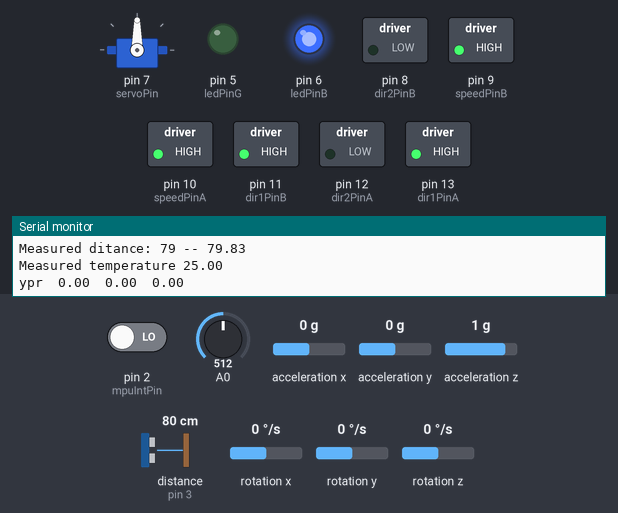
A sketch run on a simulated Arduino Uno, built with avr-gcc and run on an emulated ATmega328P. Parts: servo, switched loads named in the sketch (green lamp = pin HIGH), output pins drawn as LEDs (lit = HIGH), the last lines printed to the serial monitor. Wiring (inferred from the names in the program): ultrasonic range finder: trigger pin 4; echo pin 3. The inputs (shaded band) are chosen by the test bench; at power-on: distance to the obstacle (sensor on pin 3) 80 cm, acceleration x 0 g, pin 2 (mpuIntPin) LOW, A0 = 512, acceleration y 0 g, acceleration z 1 g, rotation x 0 °/s, rotation y 0 °/s, rotation z 0 °/s. The echo pulse lasts 58.3 µs per cm; the sensor or clock chip raises its interrupt line as the real part does; pins used as bus, display or sensor lines are not drawn.

Above: at 10.7 s.
10.8 s: distance to the obstacle (sensor on pin 3) set to 22 cm
13.8 s: distance to the obstacle (sensor on pin 3) set to 18 cm
At 14.2 s:
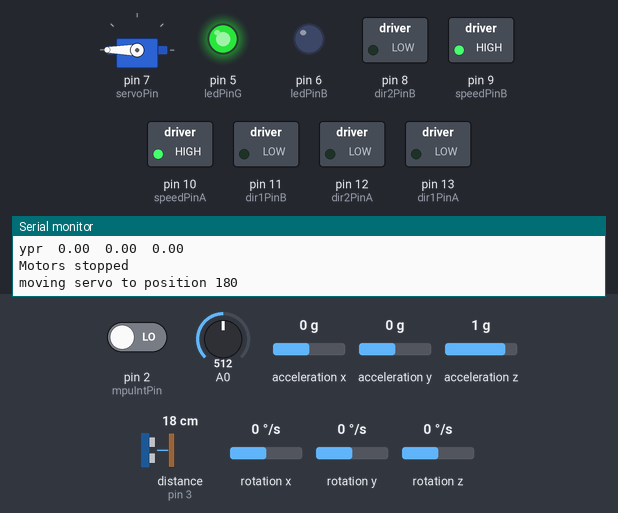
At 15.8 s:
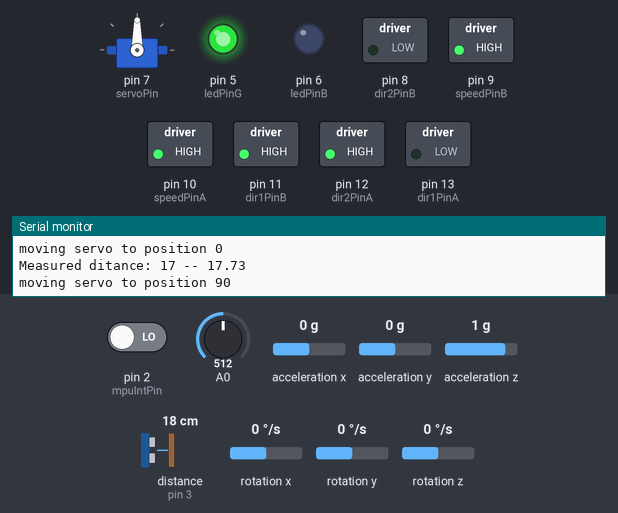
16.7 s: distance to the obstacle (sensor on pin 3) set to 12 cm
At 17.89 s:
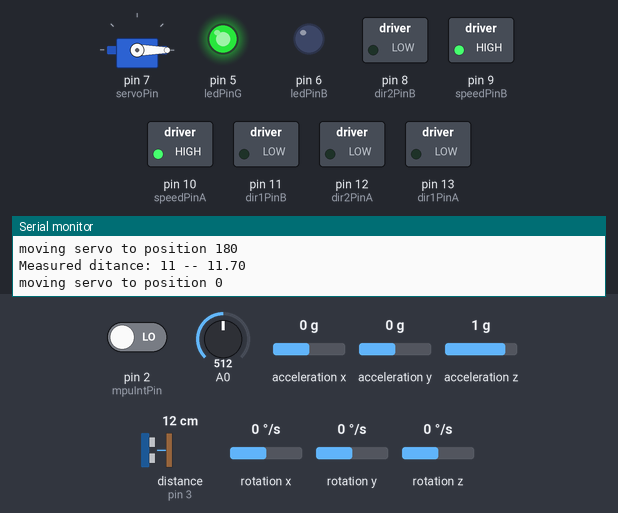
19.6 s: distance to the obstacle (sensor on pin 3) set to 9 cm
25.0 s: acceleration x set to -1.4 g
28.0 s: distance to the obstacle (sensor on pin 3) set to 35 cm
At 28.7 s:
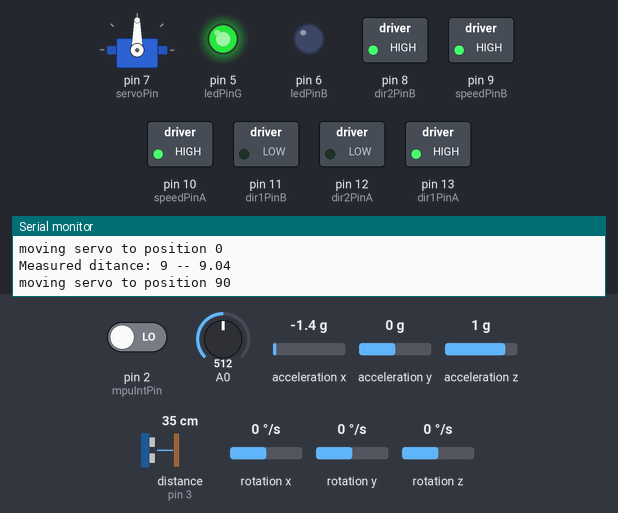
Timing chart, 0 to 31.9 s (numbered marks = the images above; inputs shaded):
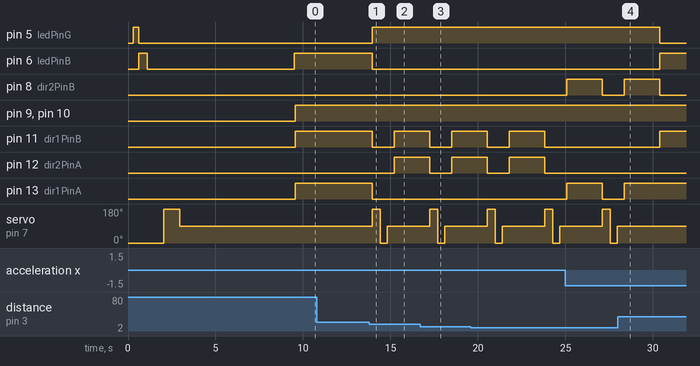

Measured:
- the behaviour switches between 21 and 20 cm on distance to the obstacle (sensor on pin 3) (found by bisection; images 0 and 1)
- after the input at 13.8 s, pin 5 (ledPinG): LOW → HIGH after 0.16 s; pin 6 (ledPinB), pin 13 (dir1PinA): HIGH → LOW after 0.16 s; pin 11 (dir1PinB): HIGH → LOW after 0.16 s, → HIGH 1.3 s later; pin 12 (dir2PinA): LOW → HIGH after 1.4 s; servo on pin 7 (servoPin): 90° → 180° after 0.17 s, → 0° 0.43 s later, → 90° 0.40 s later
- after the input at 28.0 s, pin 5 (ledPinG): HIGH → LOW after 2.4 s; pin 6 (ledPinB), pin 11 (dir1PinB): LOW → HIGH after 2.4 s; pin 8 (dir2PinB): goes on until 30.4 s, then stays LOW; pin 13 (dir1PinA): goes on until 28.4 s, then stays HIGH; servo on pin 7 (servoPin): stays 90° (without the input it goes to 180° after 2.4 s)

The sketch:

Robot2.ino
```cpp
/* ==================================================================================
 *  Robot
 *  Only a very first working version
 *
 *  By Pavol Cesek
 *  ================================================================================== */

#include <Servo.h>
#include <math.h>
#include "I2Cdev.h"
#include "MPU6050_6Axis_MotionApps20.h"
#if I2CDEV_IMPLEMENTATION == I2CDEV_ARDUINO_WIRE
#include "Wire.h"
#endif


#define infSensorMaxDist 200
#define dangerousDistance 20
#define goalDir 10.0
#define debug 1


/* ============== Global variables ============== */
// Pins
#define ledPinR 1
#define mpuIntPin 2
#define echoPin 3
#define trigPin 4
#define ledPinG 5
#define ledPinB 6
#define servoPin 7

#define dir2PinB 8
#define speedPinB 9
#define speedPinA 10
#define dir1PinB 11
#define dir2PinA 12
#define dir1PinA 13


// other global variables
Servo myservo;
MPU6050 mpu;

unsigned long time;
int speed = 0;
int pos = 0;
int sthIsNear = 0;

int distance = 0;
int temperature = 0;
double xDir;


/* =================================================================== Functions ================================================================================ */

void updateSensors() {
  distance = readDistacne();
  temperature = readTherm();
  xDir = readXDir();
}

void takeAction() {
  int dist1, dist2;

  turnOfAllLeds();
  turnOnBlueLed();


  if (distance < dangerousDistance) {
    turnOfAllLeds();
    turnOnGreenLed();

    stopMoving();

    lookRight();
    delay(300);
    dist1 = readDistacne();

    lookLeft();
    delay(300);
    dist2 = readDistacne();

    lookAhead();
    delay(300);

    if (dist1 < dist2) turnRight();
    else turnLeft();
  } else {
    goStraight();
  }

}

void rotateUntilRightDirection() {
  double dir;

  turnOfAllLeds();
  dir = readXDir();

  while (1) {
    turnRight();

    if ((abs(10.0 - dir) < 3.0)) {
      turnOnGreenLed();
      turnOnBlueLed();
      delay(2000);
      break;
    }
  }

}


/* =================================================================== Main Setup ================================================================================ */

void setup() {
  Serial.begin(9600);
  Serial.println(" === Startup sequence sequence ===");

  initDiode();
  initMotors();
  initServo();
  initUltrasonic();
  initMyMpu();

  time = millis();

  turnOfAllLeds();
  turnOnBlueLed();
  Serial.println(" === Startup sequence finished ===");
}


/* =================================================================== Main Loop ================================================================================ */

void loop() {
  updateSensors();
  takeAction();
}
```

distance.ino
```cpp
/* ==================================================================================
 *  Robot
 *  Only a very first working version
 *
 *  By Pavol Cesek
 *  ================================================================================== */

 void initUltrasonic() {
   pinMode(trigPin, OUTPUT);
  pinMode(echoPin, INPUT);
  Serial.println(" - Ultrasonic pins initialized");
 }

 int readDistacne() {
  long duration, distance;

  digitalWrite(trigPin, LOW);
  delayMicroseconds(2);

  digitalWrite(trigPin, HIGH);
  delayMicroseconds(10);
  digitalWrite(trigPin, LOW);

  duration = pulseIn(echoPin, HIGH);

  //Calculate the distance (in cm) based on the speed of sound.
  distance = duration / 58.2;
  distance = (distance > infSensorMaxDist) ? infSensorMaxDist : distance;
  if (debug) {
    Serial.print("Measured ditance: ");
    Serial.print(distance);
    Serial.print(" -- ");
    Serial.println(duration / 58.2);
  }

  return distance;
}
```

motor.ino
```cpp
/* ==================================================================================
 *  Robot
 *  Only a very first working version
 *
 *  By Pavol Cesek
 *  ================================================================================== */

 #define rotationMillis 2000

void  initMotors() {
  pinMode(dir1PinA, OUTPUT);
  pinMode(dir2PinA, OUTPUT);
  pinMode(speedPinA, OUTPUT);
  pinMode(dir1PinB, OUTPUT);
  pinMode(dir2PinB, OUTPUT);
  pinMode(speedPinB, OUTPUT);
  speed = 255;
  Serial.println(" - motor pins initialized");
}

 void goStraight() {
  analogWrite(speedPinA, speed);
  analogWrite(speedPinB, speed);

  digitalWrite(dir1PinA, HIGH);
  digitalWrite(dir2PinA, LOW);

  digitalWrite(dir1PinB, HIGH);
  digitalWrite(dir2PinB, LOW);

  if (debug) {
    Serial.println("Motors moving straight");
  }
}

void goBack() {
  analogWrite(speedPinA, speed);
  analogWrite(speedPinB, speed);

  digitalWrite(dir1PinA, LOW);
  digitalWrite(dir2PinA, HIGH);

  digitalWrite(dir1PinB, LOW);
  digitalWrite(dir2PinB, HIGH);

  if (debug) {
    Serial.println("Motors moving back");
  }
}

void turnLeft() {
  analogWrite(speedPinA, speed);
  analogWrite(speedPinB, speed);

  digitalWrite(dir1PinA, LOW);
  digitalWrite(dir2PinA, HIGH);

  digitalWrite(dir1PinB, HIGH);
  digitalWrite(dir2PinB, LOW);

  delay(rotationMillis);

  if (debug) {
    Serial.println("Motors moving left");
  }
}

void turnRight() {
  analogWrite(speedPinA, speed);
  analogWrite(speedPinB, speed);

  digitalWrite(dir1PinA, HIGH);
  digitalWrite(dir2PinA, LOW);

  digitalWrite(dir1PinB, LOW);
  digitalWrite(dir2PinB, HIGH);

  delay(rotationMillis);

  if (debug) {
    Serial.println("Motors moving right");
  }
}

void stopMoving() {
  digitalWrite(dir1PinA, LOW);
  digitalWrite(dir2PinA, LOW);

  digitalWrite(dir1PinB, LOW);
  digitalWrite(dir2PinB, LOW);

  if (debug) {
    Serial.println("Motors stopped");
  }
}
```

mpu.ino
```cpp
/* ==================================================================================
 *  Robot
 *  Only a very first working version
 *
 *  By Pavol Cesek
 *  ================================================================================== */

#define LED_PIN 13

bool blinkState = false;

// MPU control/status vars
bool dmpReady = false;  // set true if DMP init was successful
uint8_t mpuIntStatus;   // holds actual interrupt status byte from MPU
uint8_t devStatus;      // return status after each device operation (0 = success, !0 = error)
uint16_t packetSize;    // expected DMP packet size (default is 42 bytes)
uint16_t fifoCount;     // count of all bytes currently in FIFO
uint8_t fifoBuffer[64]; // FIFO storage buffer

// orientation/motion vars
Quaternion q;           // [w, x, y, z]         quaternion container
VectorInt16 aa;         // [x, y, z]            accel sensor measurements
VectorInt16 aaReal;     // [x, y, z]            gravity-free accel sensor measurements
VectorInt16 aaWorld;    // [x, y, z]            world-frame accel sensor measurements
VectorFloat gravity;    // [x, y, z]            gravity vector
float euler[3];         // [psi, theta, phi]    Euler angle container
float ypr[3];           // [yaw, pitch, roll]   yaw/pitch/roll container and gravity vector


volatile bool mpuInterrupt = false;     // indicates whether MPU interrupt pin has gone high
void dmpDataReady() {
  mpuInterrupt = true;
}


void initMyMpu() {

#if I2CDEV_IMPLEMENTATION == I2CDEV_ARDUINO_WIRE
  Wire.begin();
  TWBR = 24; // 400kHz I2C clock (200kHz if CPU is 8MHz)
#elif I2CDEV_IMPLEMENTATION == I2CDEV_BUILTIN_FASTWIRE
  Fastwire::setup(400, true);
#endif


  // initialize device
  Serial.println(F("Initializing I2C devices..."));
  mpu.initialize();

  // verify connection
  Serial.println(F("Testing device connections..."));
  Serial.println(mpu.testConnection() ? F("MPU6050 connection successful") : F("MPU6050 connection failed"));

  // load and configure the DMP
  Serial.println(F("Initializing DMP..."));
  devStatus = mpu.dmpInitialize();

  // supply your own gyro offsets here, scaled for min sensitivity
  mpu.setXGyroOffset(220);
  mpu.setYGyroOffset(76);
  mpu.setZGyroOffset(-85);
  mpu.setZAccelOffset(1788); // 1688 factory default for my test chip

  // make sure it worked (returns 0 if so)
  if (devStatus == 0) {
    // turn on the DMP, now that it's ready
    Serial.println(F("Enabling DMP..."));
    mpu.setDMPEnabled(true);

    // enable Arduino interrupt detection
    Serial.println(F("Enabling interrupt detection (Arduino external interrupt 0)..."));
    attachInterrupt(0, dmpDataReady, RISING);
    mpuIntStatus = mpu.getIntStatus();

    // set our DMP Ready flag so the main loop() function knows it's okay to use it
    Serial.println(F("DMP ready! Waiting for first interrupt..."));
    dmpReady = true;

    // get expected DMP packet size for later comparison
    packetSize = mpu.dmpGetFIFOPacketSize();
  } else {
    // ERROR!
    // 1 = initial memory load failed
    // 2 = DMP configuration updates failed
    // (if it's going to break, usually the code will be 1)
    Serial.print(F("DMP Initialization failed (code "));
    Serial.print(devStatus);
    Serial.println(F(")"));
  }

  // configure LED for output
  pinMode(LED_PIN, OUTPUT);
  waitUntilMpuInitialized();
}


double readXDir() {
  // if programming failed, don't try to do anything
  if (!dmpReady) {
    return 0.0;
  }

  // wait for MPU interrupt or extra packet(s) available
  while (!mpuInterrupt && fifoCount < packetSize) {

  }

  // reset interrupt flag and get INT_STATUS byte
  mpuInterrupt = false;
  mpuIntStatus = mpu.getIntStatus();

  // get current FIFO count
  fifoCount = mpu.getFIFOCount();

  // check for overflow (this should never happen unless our code is too inefficient)
  if ((mpuIntStatus & 0x10) || fifoCount == 1024) {
    // reset so we can continue cleanly
    mpu.resetFIFO();
    Serial.println(F("FIFO overflow!"));

    // otherwise, check for DMP data ready interrupt (this should happen frequently)
  } else if (mpuIntStatus & 0x02) {
    // wait for correct available data length, should be a VERY short wait
    while (fifoCount < packetSize) fifoCount = mpu.getFIFOCount();

    // read a packet from FIFO
    mpu.getFIFOBytes(fifoBuffer, packetSize);

    // track FIFO count here in case there is > 1 packet available
    // (this lets us immediately read more without waiting for an interrupt)
    fifoCount -= packetSize;


    // display Euler angles in degrees
    mpu.dmpGetQuaternion(&q, fifoBuffer);
    mpu.dmpGetGravity(&gravity, &q);
    mpu.dmpGetYawPitchRoll(ypr, &q, &gravity);

    if (debug) {
      Serial.print("ypr\t");
      Serial.print(ypr[0] * 180 / M_PI);
      Serial.print("\t");
      Serial.print(ypr[1] * 180 / M_PI);
      Serial.print("\t");
      Serial.println(ypr[2] * 180 / M_PI);
    }


    // blink LED to indicate activity
    blinkState = !blinkState;
    digitalWrite(LED_PIN, blinkState);

    return ypr[0] * 180 / M_PI;
  }

  return 0.0;
}

void waitUntilMpuInitialized() {
  delay(5000);  // 15s
}
```

servo.ino
```cpp
/* ==================================================================================
 *  Robot
 *  Only a very first working version
 *
 *  By Pavol Cesek
 *  ================================================================================== */

 void initServo() {
    myservo.attach(servoPin);
  Serial.println(" - servo pin initialized");
  calibrateServo();
  Serial.println(" - servo initialized");
 }

int lookRight(int step) {
   lookToPos(pos - step);
}

int lookLeft(int step) {
  lookToPos(pos + step);
}

int lookRight() {
   lookToPos(180);
}

int lookLeft() {
  lookToPos(0);
}

void lookAhead() {
  lookToPos(90);
}

int lookToPos(int newPos) {
  pos = (newPos > 180) ? 180 : newPos;
  pos = (newPos < 0  ) ?   0 : newPos;
  myservo.write(pos);
  if (debug) {
    Serial.print("moving servo to position ");
    Serial.println(pos);
  }
  delay(100);
}

void calibrateServo() {
  lookToPos(0);
  delay(800);
  lookToPos(180);
  delay(800);
  lookAhead();
  delay(800);
}
```

temperature.ino
```cpp
/* ==================================================================================
 *  Robot
 *  Only a very first working version
 *
 *  By Pavol Cesek
 *  ================================================================================== */


int readTherm() {
  return thermistor(analogRead(0));
}

double thermistor(int RawADC) {
double Temp;
 Temp = log(10000.0*((1024.0/RawADC-1)));
 Temp = 1 / (0.001129148 + (0.000234125 + (0.0000000876741 * Temp * Temp ))* Temp );
 Temp = Temp - 273.15;            // Convert Kelvin to Celcius
 //Temp = (Temp * 9.0)/ 4.89 + 32.0; // Convert Celcius to Fahrenheit


 if (debug) {
    Serial.print("Measured temperature "); Serial.println(Temp);
  }

 return Temp;
}
```

wheels.ino
```cpp
/* ==================================================================================
 *  Robot
 *  Only a very first working version
 *
 *  By Pavol Cesek
 *  ================================================================================== */

// ================================================================
// ===               INTERRUPT DETECTION ROUTINE                ===
// ================================================================
```

diode.ino
```cpp
/* ==================================================================================
 *  Robot
 *  Only a very first working version
 *
 *  By Pavol Cesek
 *  ================================================================================== */

void turnOnRedLed() {
  digitalWrite(ledPinG, LOW);
  digitalWrite(ledPinB, LOW);
  digitalWrite(ledPinR, HIGH);
}

void turnOfRedLed() {
  digitalWrite(ledPinR, LOW);
}

void turnOnGreenLed() {
  digitalWrite(ledPinR, LOW);
  digitalWrite(ledPinB, LOW);
  digitalWrite(ledPinG, HIGH);
}

void turnOfGreenLed() {
  digitalWrite(ledPinG, LOW);
}

void turnOnBlueLed() {
  digitalWrite(ledPinR, LOW);
  digitalWrite(ledPinG, LOW);
  digitalWrite(ledPinB, HIGH);
}

void turnOfBlueLed() {
  digitalWrite(ledPinB, LOW);
}

void   turnOfAllLeds() {
  turnOfRedLed();
  turnOfGreenLed();
  turnOfBlueLed();
}


void initDiode() {
  pinMode(ledPinR, OUTPUT);
  pinMode(ledPinG, OUTPUT);
  pinMode(ledPinB, OUTPUT);
  turnOnRedLed();
  delay(300);
  turnOfAllLeds();
  turnOnGreenLed();
  delay(300);
  turnOfAllLeds();
  turnOnBlueLed();
  delay(500);
  turnOfAllLeds();
  Serial.println(" - Led diode initialized");
}
```
